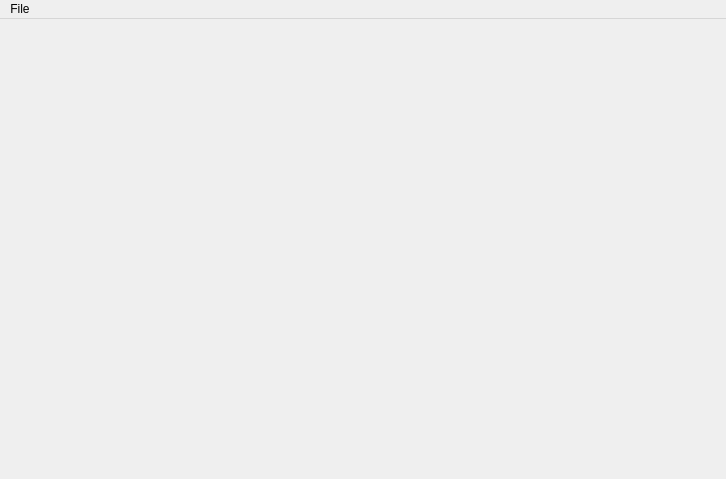
<?xml version="1.0" encoding="UTF-8"?>
<ui version="4.0">
 <class>MainWindow</class>
 <widget class="QMainWindow" name="MainWindow">
  <property name="geometry">
   <rect>
    <x>0</x>
    <y>0</y>
    <width>726</width>
    <height>479</height>
   </rect>
  </property>
  <property name="sizePolicy">
   <sizepolicy hsizetype="Maximum" vsizetype="Maximum">
    <horstretch>0</horstretch>
    <verstretch>0</verstretch>
   </sizepolicy>
  </property>
  <property name="windowTitle">
   <string>MainWindow</string>
  </property>
  <widget class="QWidget" name="centralWidget">
   <property name="sizePolicy">
    <sizepolicy hsizetype="Expanding" vsizetype="Expanding">
     <horstretch>0</horstretch>
     <verstretch>0</verstretch>
    </sizepolicy>
   </property>
   <widget class="QWidget" name="horizontalLayoutWidget">
    <property name="geometry">
     <rect>
      <x>10</x>
      <y>10</y>
      <width>701</width>
      <height>441</height>
     </rect>
    </property>
    <layout class="QHBoxLayout" name="horizontalLayout">
     <item>
      <widget class="QLabel" name="result">
       <property name="sizePolicy">
        <sizepolicy hsizetype="Preferred" vsizetype="Preferred">
         <horstretch>0</horstretch>
         <verstretch>0</verstretch>
        </sizepolicy>
       </property>
       <property name="text">
        <string/>
       </property>
      </widget>
     </item>
    </layout>
   </widget>
   <zorder>result</zorder>
   <zorder>horizontalLayoutWidget</zorder>
  </widget>
  <widget class="QMenuBar" name="menuBar">
   <property name="geometry">
    <rect>
     <x>0</x>
     <y>0</y>
     <width>726</width>
     <height>21</height>
    </rect>
   </property>
   <widget class="QMenu" name="menu">
    <property name="title">
     <string>File</string>
    </property>
    <addaction name="openFile"/>
   </widget>
   <addaction name="menu"/>
  </widget>
  <action name="openFile">
   <property name="text">
    <string>Open</string>
   </property>
   <property name="shortcut">
    <string>Ctrl+O</string>
   </property>
  </action>
 </widget>
 <layoutdefault spacing="6" margin="11"/>
 <resources/>
 <connections/>
</ui>
